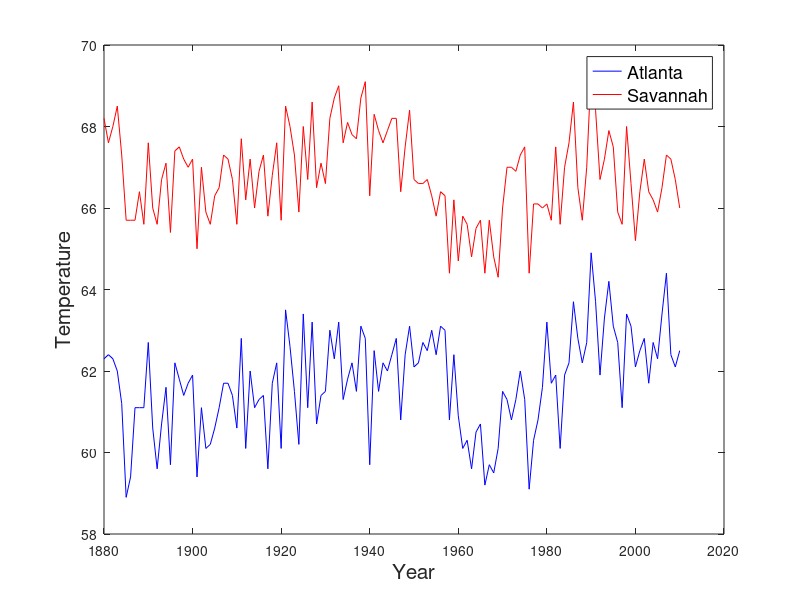

Here is the MATLAB script that generated this plot: (Note: this script raises an error after producing the figure.)
%% week4_lab.m

% safety first, clean up  
close all
clearvars

% time period of analysis
per = [1880 2010];

% load Atlanta data
load AtlantaTemp.mat;
range = find(Year>=per(1)&Year<=per(2));
x = Year(range);
yA= Annual(range);
clear Jan Feb Mar Apr May Jun Jul Aug Sep Nov Dec

% load Savannah 
load SavannahTemp.mat;
range = find(Year>=per(1)&Year<=per(2));
x = Year(range);
yS= Temp_annual(range);

% plot the raw data
figure(1);
p(1)=plot(x,yA,'b-');
hold on;
p(2)=plot(x,yS,'r-');
xlabel('Year','fontsize',15);
ylabel('Temperature','fontsize',15);
legend(p,{'Atlanta' 'Savannah'},'fontsize',13)

% test the significance of correlation between the two samples 
% yA: Atlanta
% yS: Savannah
covxy =mean(yA.*yS)-mean(yA)*mean(yS);
varx  =mean(yA.*yA)-mean(yA)*mean(yA);
vary  =mean(yS.*yS)-mean(yS)*mean(yS);
R = covxy/sqrt(varx*vary);

% 1. define confidence level
CL = .95;

% 2. 
% H0: there is no significant correlation between yA and yS
% H1: there is a significant correlation

% 3. Student's t-distribution with two tail test
N = length(yA);
rA = correlation(yA(1:N-1),yA(2:N));
rS = correlation(yS(1:N-1),yS(2:N));
Neff = N*(1-rA*rS)/(1+rA*rS);

% 4. Calculate the critical region
tcrit = tinv(.5*(CL+1),Neff-2);

% 5. Evaluate the hypothesis with t-value of the data
tval = R*sqrt( (Neff - 2)/(1 - R^2) );

% tval > tcrit : H0 is rejected. 










return
% calculate linear trend
for i=1:2
    if i==1 % Atlanta
        y=yA;
    elseif i ==2 % Savannah
        y=yS;
    end
    cm = cov(x,y); % covariance matrix
    a(i) = cm(1,2)/cm(1,1);
    b(i) = mean(y) - a(i)*mean(x);
end
% regression line
yAreg = a(1)*x + b(1);
ySreg = a(2)*x + b(2);

% plot the lines
%plot(x,yAreg,'b--');
%plot(x,ySreg,'r--');

% detrending
yAd = yA - yAreg;
ySd = yS - ySreg;

% open new figure and plot the detrended time series
figure(2);
p(1)=plot(x,yAd,'b-');
hold on;
p(2)=plot(x,ySd,'r-');
xlabel('Year','fontsize',15);
ylabel('De-trended Temperature','fontsize',15);

% calculate correlation
cm = cov(yAd,ySd);
R = cm(1,2)/sqrt(cm(1,1)*cm(2,2));

% load AMO index
load AMO.mat
range = find(Year_AMO>=per(1)&Year_AMO<=per(2));
x = Year_AMO(range);
yAMO= AMO_annual(range);
yAMO=yAMO/std(yAMO);

p(3)=plot(x-10,yAMO,'k--','linewidth',3);
legend(p,{'Atlanta' 'Savannah' 'AMO'},'fontsize',13);
